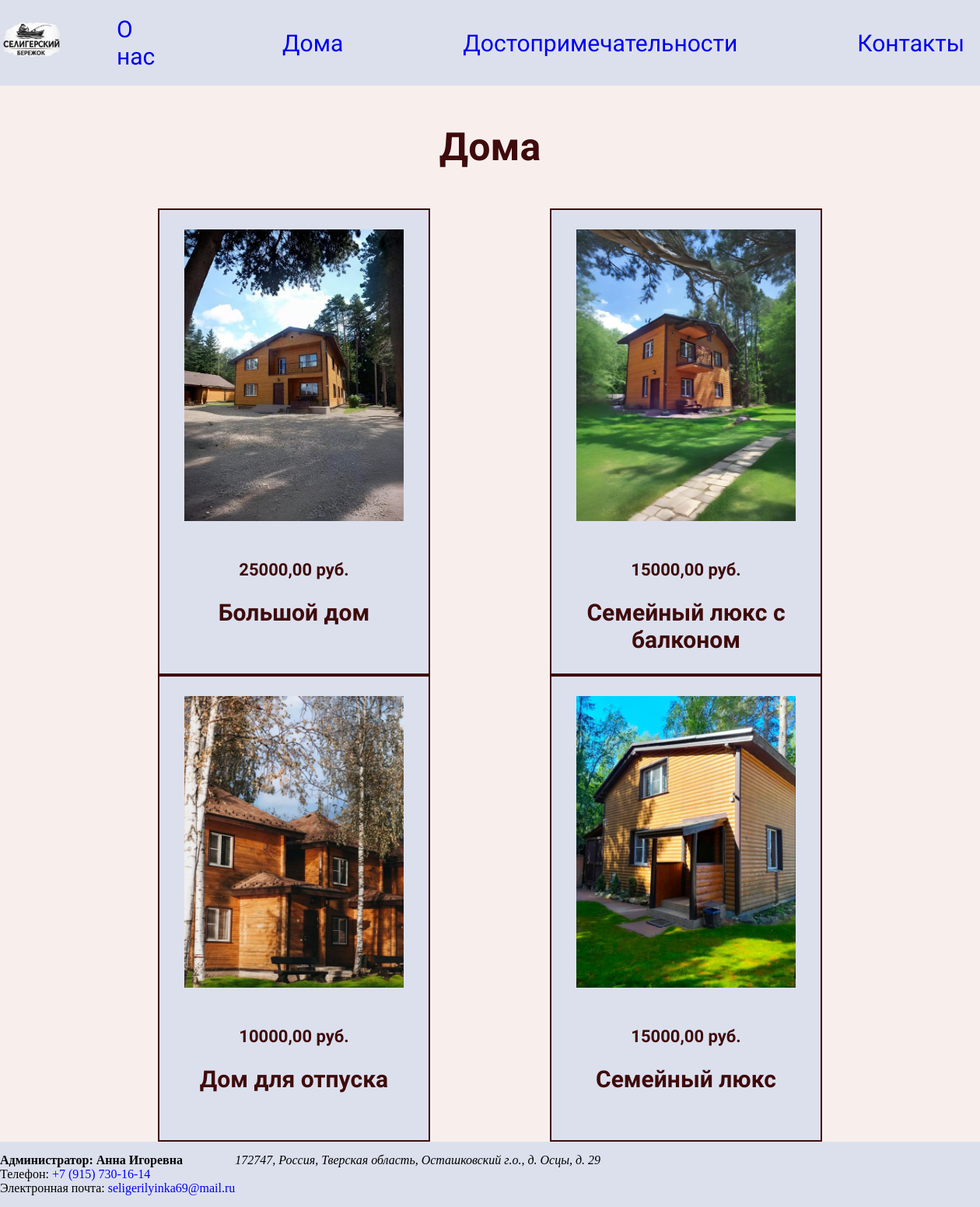
Screenshot of /homes/ with the database file from the repository.
### us/models.py (models this page shows, shortened)
class Home(models.Model):
    title = models.CharField(max_length=200, verbose_name="Название дома")
    images = models.ImageField(upload_to="home_images/", blank=True, verbose_name="Изображение")
    price = models.DecimalField(max_digits=8, decimal_places=2, default=0, verbose_name="Цена")
    description = models.TextField( blank=True, verbose_name="Описание")
    class Meta:
        verbose_name = "Дом"
        verbose_name_plural = "Дома"

### us/views.py (the view)
# urls.py: path('homes/', views.homes, name="homes" ),
def homes(request):
    hom = Home.objects.all()
    contex ={
        'home': hom
    }
    return render(request, "us/home.html", contex)

### us/templates/us/home.html
{% extends 'us/base.html' %}
{% load static %}
{% block content %}
<div>
    <h2 class="title__home"> Дома </h2>
            <div class="block">
        {% for homes in home %}
        <div class="homes__block">
            <div class="homes__container">
                <div class="homes">
                    <div class="homes__top">
                         <a href="{% url 'home' homes.id %}" class="homes">
                        <img class="homes__images easy-zoom-effect" src="{{ homes.images.url }} " />
                         </a>
                    </div>
                    <div class="homes__botoom">
                        <a href="{% url 'home' homes.id %}" class="homes">
                        <h5 class="homes__price easy-zoom-effect" > {{ homes.price }} руб.</h5>
                        <h3 class="homes__title easy-zoom-effect"> {{ homes.title }}</h3>
                        </a>
                    </div>
                </div>
            </div>
        </div>
        {% endfor %}
    </div>
</div>
{% endblock %}

### us/static/styles/app.css (style rules this page uses)
* { margin:0; padding: 0; Box-sizing: border-box; }
body { background-color: #f8efed; }
a { text-decoration: none; }
.title__home { color: #3f0b0c; text-align: center; font-size: 50px; margin-top: 50px; font-family: 'Lobster'; }
.block { width: 80%; margin: 0 auto; margin-top: 50px; display: flex; flex-wrap: wrap; justify-content: space-around; }
.homes__container { height: 600px; width: 350px; flex-basis: 360px; background: #dce0ed; border: 2px solid #3f0b0c; padding-bottom: 10 px; overflow: hidden; }
.homes { display: flex; flex-direction: column; }
.homes__images { width: auto; height: 400px; object-fit: contain; padding-top:25px; }
.easy-zoom-effect { transition: transform 0.5s ease; }
.homes__price { color: #3f0b0c; text-align: center; font-size: 22px; font-family: 'Lobster'; padding-top: 50px; }
.homes__title { color: #3f0b0c; font-size: 30px; text-align: center; font-family: 'Lobster'; padding-top: 25px; }

### rows the page displays
Home: images (picture), price "25000,00", title "Большой дом"
Home: images (picture), price "15000,00", title "Семейный люкс с балконом"
Home: images (picture), price "10000,00", title "Дом для отпуска"
Home: images (picture), price "15000,00", title "Семейный люкс"
